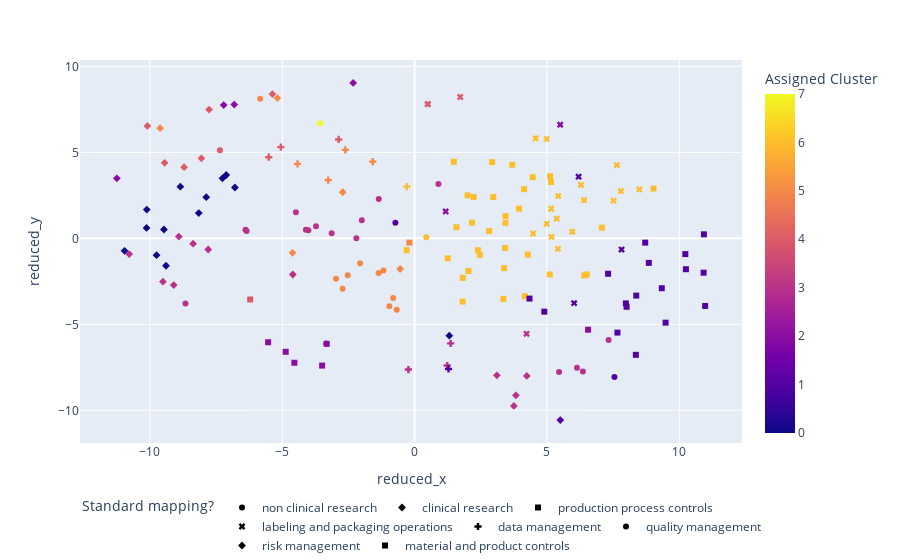

The code cell stored with this chart in its notebook:
### Markdown cell above
Visualize

### Code cell
EMBEDDINGS = [f"llm_{i}" for i in range(embeddings.shape[1])]

embeddings_reduced = \
    TSNE(
        n_components=2, init="random", learning_rate="auto", random_state=0
    ).fit_transform(embeddings[filter])

embeddings_df = pd.DataFrame(embeddings[filter], columns=EMBEDDINGS)
embeddings_df[REDUCED_DIMS] = embeddings_reduced
embeddings_df[CLUSTER] = clusters.labels_
embeddings_df[TARGET] = [features.mlb.classes_[c] for c in y_true[filter]]
embeddings_df[ORIGINAL_TEXT] = regulations[filter]
embeddings_df[ORIGINAL_TEXT] = embeddings_df[ORIGINAL_TEXT].str.wrap(100)
embeddings_df[ORIGINAL_TEXT] = embeddings_df[ORIGINAL_TEXT].str.replace("\n", "<br>")

fig = px.scatter(
    embeddings_df,
    y=REDUCED_DIMS[1],
    x=REDUCED_DIMS[0],
    color=CLUSTER,
    symbol=TARGET,
    hover_data=[ORIGINAL_TEXT, TARGET],
    title="Curie with k-means and TSNE"
)
fig.update_layout(uniformtext_mode="hide")
fig.update_layout(legend_orientation="h")
fig.show()
